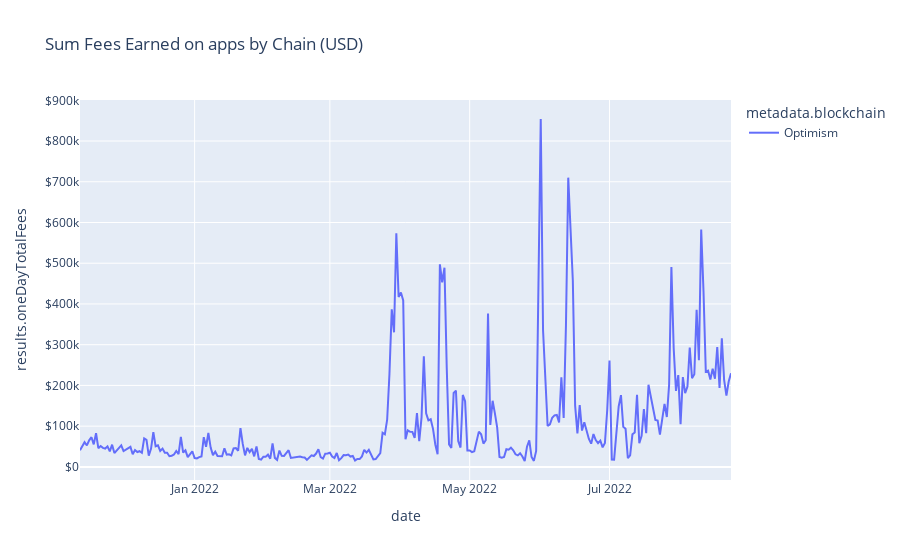

Notebook code cell kept with this figure:
### Code cell
fig_chain = px.line(data_fdf_chain, x="date", y="results.oneDayTotalFees", color = "metadata.blockchain", title = 'Sum Fees Earned on apps by Chain (USD)')
fig_chain.update_layout(yaxis_tickprefix = '$')
# fig_chain.show()

fig_chain.write_image(prepend + "img_outputs/svg/app_fees_by_chain.svg") #prepend + 
fig_chain.write_image(prepend + "img_outputs/png/app_fees_by_chain.png") #prepend + 
fig_chain.write_html(prepend + "img_outputs/app_fees_by_chain.html", include_plotlyjs='cdn')

### Figure 1 — Plotly figure (JSON) as saved in the notebook; plotly's stock layout.template omitted (floating-point values rounded to 4 significant figures; data arrays with more than 128 entries replaced by an {"elided": "..."} marker saying what was removed)
{"data": [{"hovertemplate": "metadata.blockchain=Optimism<br>date=%{x}<br>results.oneDayTotalFees=%{y}<extra></extra>", "legendgroup": "Optimism", "line": {"color": "#636efa", "dash": "solid"}, "mode": "lines", "name": "Optimism", "orientation": "v", "showlegend": true, "type": "scatter", "x": {"elided": "285 str values"}, "xaxis": "x", "y": {"elided": "285 float values"}, "yaxis": "y"}], "layout": {"legend": {"title": {"text": "metadata.blockchain"}, "tracegroupgap": 0}, "title": {"text": "Sum Fees Earned on apps by Chain (USD)"}, "xaxis": {"anchor": "y", "domain": [0, 1], "title": {"text": "date"}}, "yaxis": {"anchor": "x", "domain": [0, 1], "tickprefix": "$", "title": {"text": "results.oneDayTotalFees"}}}}
